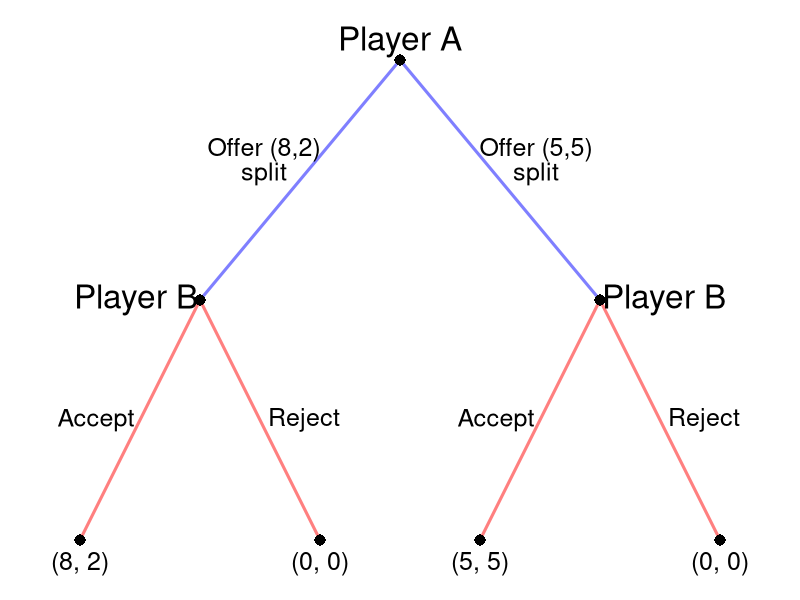

Recreate this plot in R.
require(shape)
pdf(file = "people/sequential_ultimatum.pdf", width = 9, height = 7)

#Set parameters for graphics
axislabelsize <- 1.5
labelsize <- 2
actionlabelsize <- 1.5
graphlinewidth <- 3
segmentlinewidth <- 2
nodesize <- 1.5

COL <- c("#7fc97f", "#beaed4", "#fdc086", "#ffff99", "#386cb0", "#f0027f", "#bf5b17", "#666666")
COLA <- c("#99d8c9","#66c2a4","#41ae76", "#238b45", "#005824")
COLB <- c("#4eb3d3", "#2b8cbe", "#0868ac","#084081")

par(mar =  c(0, 0, 0, 0))

xlims <- c(0, 10)
ylims <- c(0, 10)

npts <- 501 
x <- seq(xlims[1], xlims[2], length.out = npts)
y <- seq(ylims[1], ylims[2], length.out = npts) 

plot(0, 0, xlim = xlims, ylim = ylims, type = "n",
     xlab = expression(paste("")),
     ylab = expression(paste("")), 
     xaxt = "n", 
     yaxt = "n", 
     cex.lab = axislabelsize, 
     bty = "n",
     xaxs="i", 
     yaxs="i")

ticksy <- seq(from = 0, to = ylims[2], by = 2)
ylabels <- seq(from = 0, to = ylims[2], by = 2)
ticksx <- seq(from = 0, to = xlims[2], by = 2)
xlabels <- seq(from = 0, to = xlims[2], by = 2)

#Branches for Aram
#Fish 10
segments(5, 9, 2.5, 5, lty = 1, col = rgb(0, 0, 1, 0.5), lwd = graphlinewidth)
#Fish 12
segments(5, 9, 7.5, 5, lty = 1, col = rgb(0, 0, 1, 0.5), lwd = graphlinewidth)

#Branches for Bina
#From Aram Fishing 10
#Bina fishes 10
segments(2.5, 5, 1, 1, lty = 1, col = rgb(1, 0, 0, 0.5), lwd = graphlinewidth)
#Bina fishes 12
segments(2.5, 5, 4, 1, lty = 1, col = rgb(1, 0, 0, 0.5), lwd = graphlinewidth)

#From Aram fishing 12
#Bina fishes 10
segments(7.5, 5, 6, 1, lty = 1, col = rgb(1, 0, 0, 0.5), lwd = graphlinewidth)


#Bina fishes 12
segments(7.5, 5, 9, 1, lty = 1, col = rgb(1, 0, 0, 0.5), lwd = graphlinewidth)

#Initial node
points(5, 9, pch = 16, col = "black", cex = nodesize)

#P1 Nodes
points(2.5, 5, pch = 16, col = "black", cex = nodesize)
points(7.5, 5, pch = 16, col = "black", cex = nodesize)

#P2 Terminal Nodes
points(1, 1, pch = 16, col = "black", cex = nodesize)
points(4, 1, pch = 16, col = "black", cex = nodesize)
points(6, 1, pch = 16, col = "black", cex = nodesize)
points(9, 1, pch = 16, col = "black", cex = nodesize)

text(5, 9.3, expression(paste("Player A")), cex = labelsize)

text(3.3, 7.5, expression(paste("Offer (8,2)")), cex = actionlabelsize)
text(3.3, 7.1, expression(paste("split")), cex = actionlabelsize)
text(6.7, 7.5, expression(paste("Offer (5,5)")), cex = actionlabelsize)
text(6.7, 7.1, expression(paste("split")), cex = actionlabelsize)


text(1.7, 5, expression(paste("Player B")), cex = labelsize)
text(1.2, 3, expression(paste("Accept")), cex = actionlabelsize)
#text(1.3, 3.1, expression(paste("early")), cex = actionlabelsize)
text(3.8, 3, expression(paste("Reject")), cex = actionlabelsize)
#text(3.7, 3.1, expression(paste("late")), cex = actionlabelsize)


text(8.3, 5, expression(paste("Player B")), cex = labelsize)
text(6.2, 3, expression(paste("Accept")), cex = actionlabelsize)
#text(6.3, 3.1, expression(paste("early")), cex = actionlabelsize)
text(8.8, 3, expression(paste("Reject")), cex = actionlabelsize)
#text(8.7, 3.1, expression(paste("late")), cex = actionlabelsize)

#Payoffs 
text(1, .6, expression("(8, 2)"), cex = actionlabelsize)
text(4, .6, expression("(0, 0)"), cex = actionlabelsize)
text(6, .6, expression("(5, 5)"), cex = actionlabelsize)
text(9, .6, expression("(0, 0)"), cex = actionlabelsize)

dev.off()
